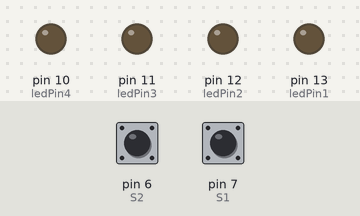
Bench run of a sketch on a simulated Arduino Uno, built with avr-gcc and run on an emulated ATmega328P. On the bench: output pins drawn as LEDs (lit = HIGH). Inputs (shaded band) come from the test bench; at power-on: pin 7 (S1) HIGH, pin 6 (S2) HIGH.

Above: at 1.2 s.
1.3 s: pin 7 (S1) pulled LOW for 0.15 s
At 2.5 s:
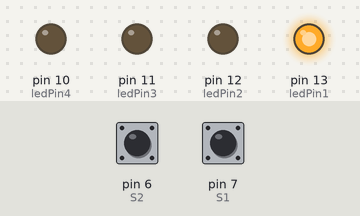
2.9 s: pin 6 (S2) pulled LOW for 0.15 s
At 3.8 s:
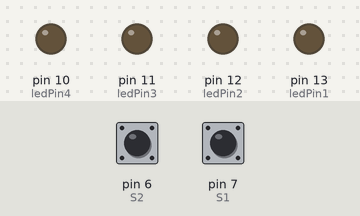
4.5 s: pin 7 (S1) pulled LOW for 1 s
At 5.0 s:
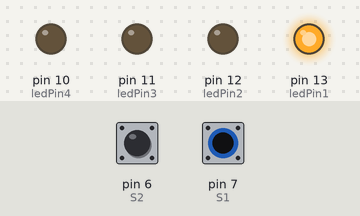
Timing chart, 0 to 7.5 s (numbered marks = the images above; inputs shaded):
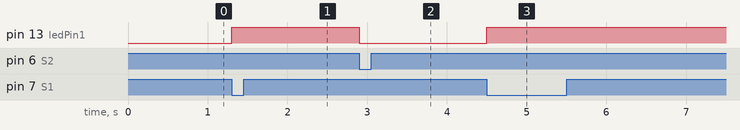

The sketch:

oef1.ino
```cpp
int sensorPin = A0;   // select the input pin for the potentiometer

int ledPin1 = 13;
int ledPin2 = 12;
int ledPin3 = 11;
int ledPin4 = 10;

int S1 = 7;
int S2 = 6;

int sensorValue = 0;  // variable to store the value coming from the sensor

int s1State = 0;
int s2State = 0;

int led1State = 0;

int led2State = 0;

void setup() {
  // put your setup code here, to run once:

  Serial.begin(9600);


  pinMode(ledPin1, OUTPUT);
  pinMode(ledPin2, OUTPUT);
  pinMode(ledPin3, OUTPUT);
  pinMode(ledPin4, OUTPUT);

  pinMode(S1, INPUT_PULLUP);
  pinMode(S2, INPUT_PULLUP);
}

void loop() {
  int s1LS = s1State;
  s1State = !digitalRead(S1);

  int s2LS = s2State;
  s2State = !digitalRead(S2);


  if(s1State && !s1LS){
    digitalWrite(ledPin1, HIGH);
  }

  if(s2State && !s2LS){
    digitalWrite(ledPin1, LOW);
  }

}
```

Measured:
- after the input at 1.3 s, pin 13 (ledPin1): LOW → HIGH at once
- after the input at 2.9 s, pin 13 (ledPin1): HIGH → LOW at once
- after the input at 4.5 s, pin 13 (ledPin1): LOW → HIGH at once
